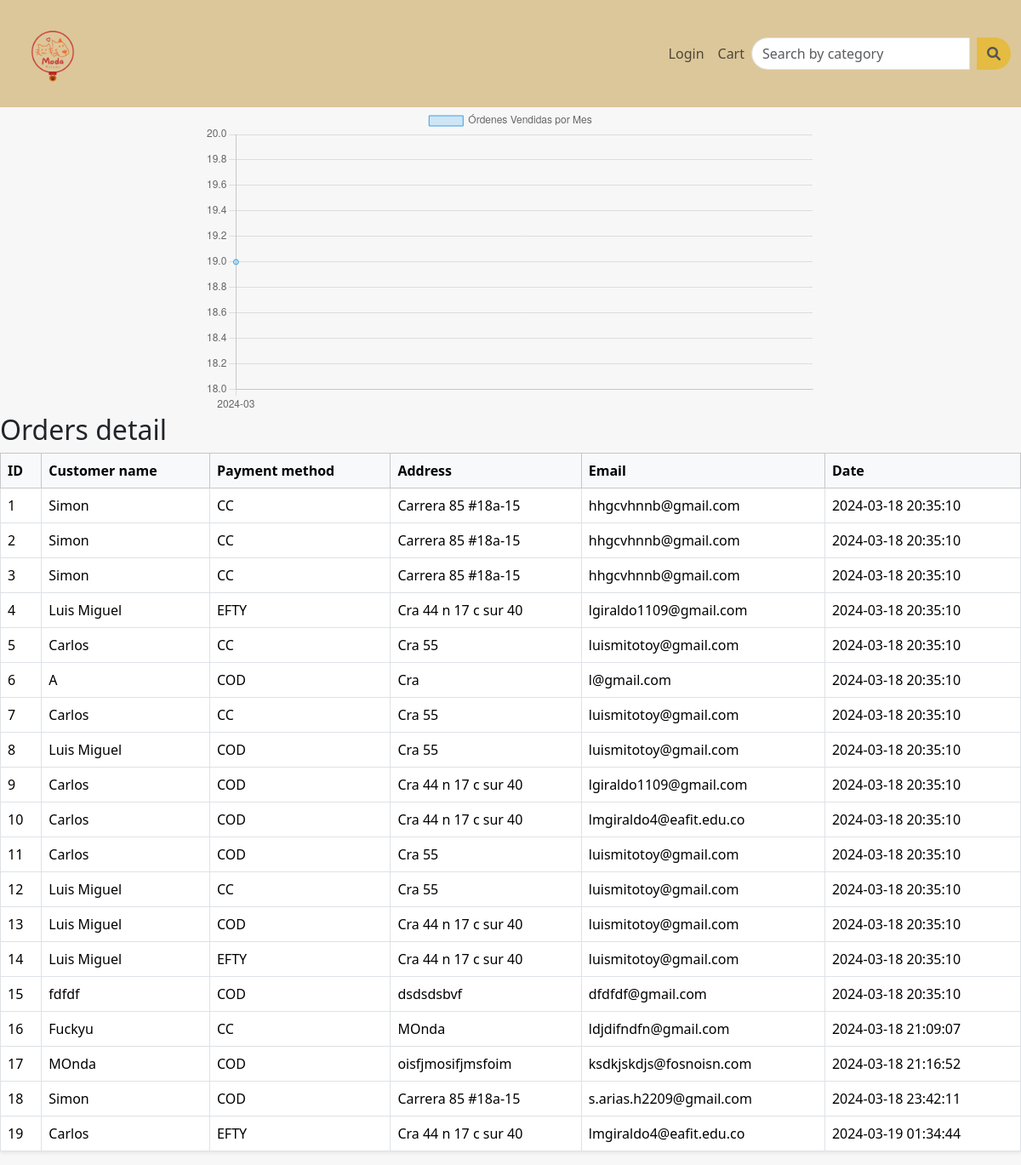
/checkout/statistics, run on an earlier commit of the app's database.
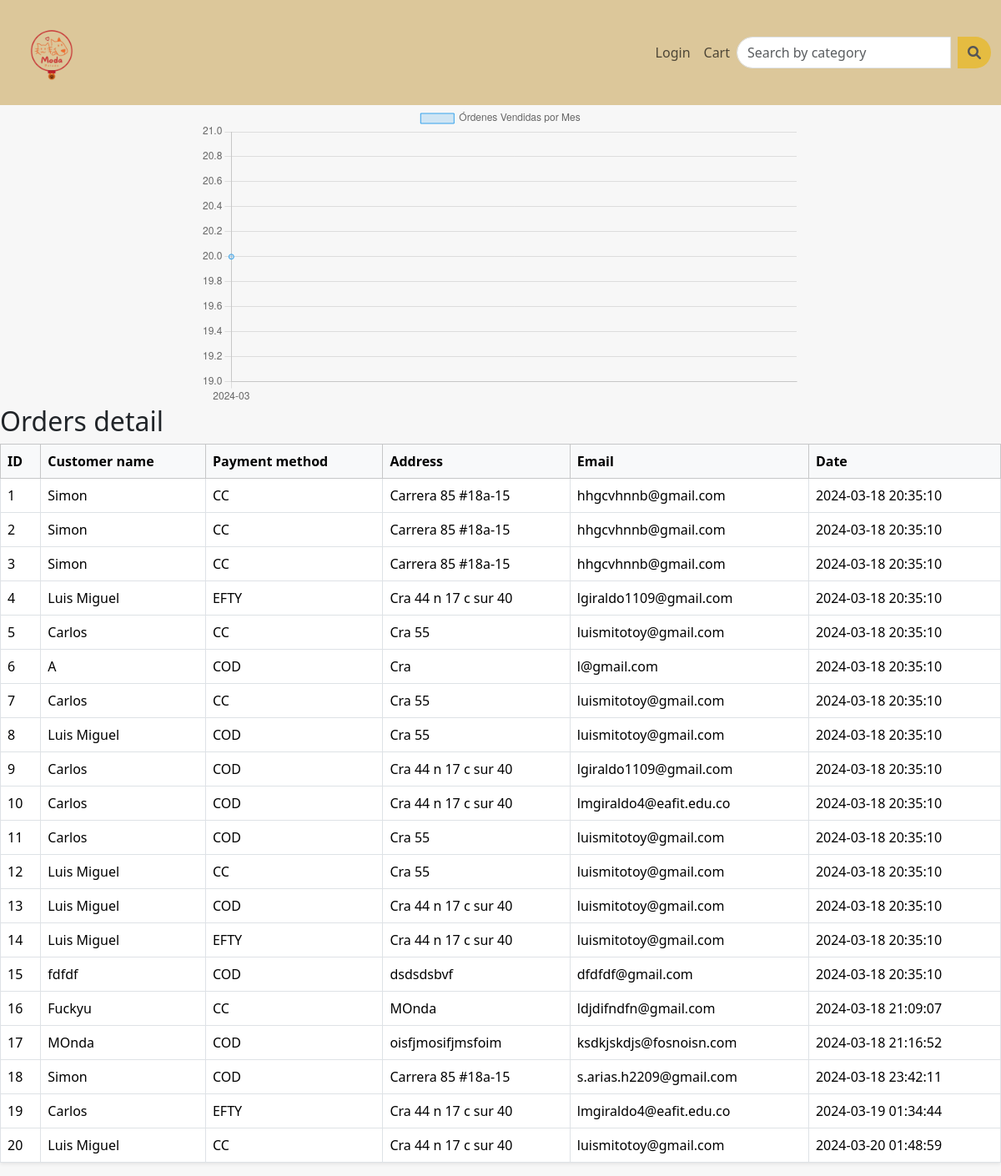
And on a later commit of the database.
### orders/models.py (models this page shows, shortened)
class Order(models.Model):
    PAYMENT_TYPE_CHOICES = [
        ('COD', 'Contraentrega'),
        ('CC', 'Tarjeta de Crédito'),
        ('EFTY', 'Efecty'),
    ]
    customer_name = models.CharField(max_length=100, verbose_name="Nombre del Cliente")
    payment_type = models.CharField(max_length=4, choices=PAYMENT_TYPE_CHOICES, verbose_name="Tipo de Pago")
    address = models.CharField(max_length=255, verbose_name="Dirección")
    email = models.EmailField(verbose_name="Correo Electrónico")
    products = models.ManyToManyField('products.Product', verbose_name="Productos en el Carrito")
    date = models.DateTimeField(auto_now_add=True, verbose_name="Fecha de la Orden")

### orders/views.py (the view)
# urls.py: path('checkout/statistics', orderViews.view_stadistics,name='stadistics'),
def view_stadistics(request):
    orders_per_month = Order.objects.annotate(month=TruncMonth('date')).values('month').annotate(total=Count('id')).order_by('month')
    months = [order['month'].strftime("%Y-%m") for order in orders_per_month]
    totals = [order['total'] for order in orders_per_month]
    all_orders = Order.objects.all().values('id', 'customer_name', 'payment_type', 'address', 'email', 'date')
    for order in all_orders:
        order['date'] = order['date'].strftime("%Y-%m-%d %H:%M:%S")
    context = {
        'months': json.dumps(months, cls=DjangoJSONEncoder),
        'totals': json.dumps(totals, cls=DjangoJSONEncoder),
        'orders': all_orders,
    }
    return render(request, 'orders/order_stadistics.html', context)

### templates/orders/order_stadistics.html (shortened to what this page needs)
{% extends 'base.html' %}
{% load i18n %}
{% load static %}
{% block content %}
<!DOCTYPE html>
<html>
<head>
</head>
<body>
    <div style="width: 60%; margin: auto;">
        <canvas id="salesChart"></canvas>
    </div>
    <script>
        var months = JSON.parse('{{ months|safe }}');
        var totals = JSON.parse('{{ totals|safe }}');
        var ctx = document.getElementById('salesChart').getContext('2d');
        var salesChart = new Chart(ctx, {
            type: 'line',
            data: {
                labels: months,
                datasets: [{
                    label: 'Órdenes Vendidas por Mes',
                    data: totals,
                    backgroundColor: 'rgba(54, 162, 235, 0.2)',
                    borderColor: 'rgba(54, 162, 235, 1)',
                    borderWidth: 1
                }]
            },
            options: {
                scales: {
                    yAxes: [{
                        ticks: {
                            beginAtZero: true
                        }
                    }]
                }
            }
        });
    </script>
    <h2>{% translate "Detalle de ordenes" %}</h2>
<div class="table-responsive">
    <table class="table table-bordered table-hover shadow-sm">
        <thead class="table-light">
            <tr>
                <th>{% translate "ID" %}</th>
                <th>{% translate "Nombre del cliente" %}</th>
                <th>{% translate "Tipo de pago" %}</th>
                <th>{% translate "Dirección" %}</th>
                <th>{% translate "Correo electronico" %}</th>
                <th>{% translate "Fecha" %}</th>
            </tr>
        </thead>
        <tbody>
            {% for order in orders %}
            <tr>
                <td>{{ order.id }}</td>
                <td>{{ order.customer_name }}</td>
                <td>{{ order.payment_type }}</td>
                <td>{{ order.address }}</td>
                <td>{{ order.email }}</td>
                <td>{{ order.date }}</td>
            </tr>
            {% endfor %}
        </tbody>
    </table>
</div>
</body>
</html>
{% endblock %}

What changed in the data, as far as the page shows it:
added Order: id "20", customer_name "Luis Miguel", payment_type "CC", address "Cra 44 n 17 c sur 40", email "luismitotoy@gmail.com", date "2024-03-20 01:48:59"
Also different on the page:
chart data {{ totals|safe }}: [19] → [20]
